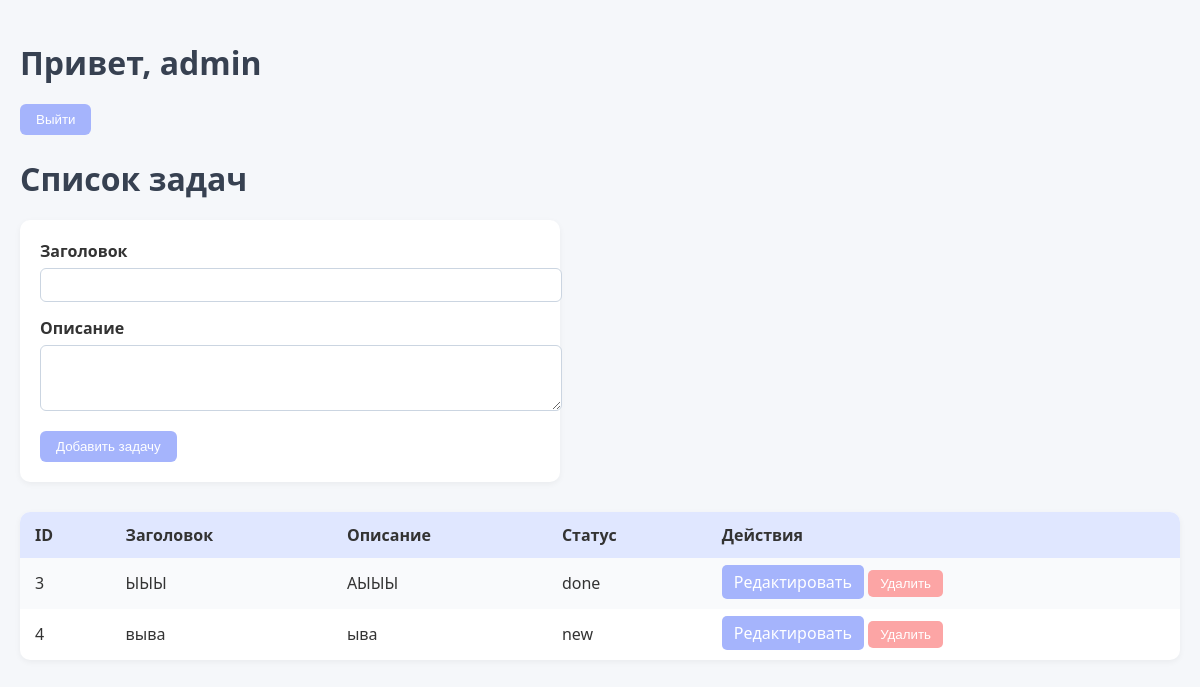
Page /task/ (signed in) on the earlier database version.
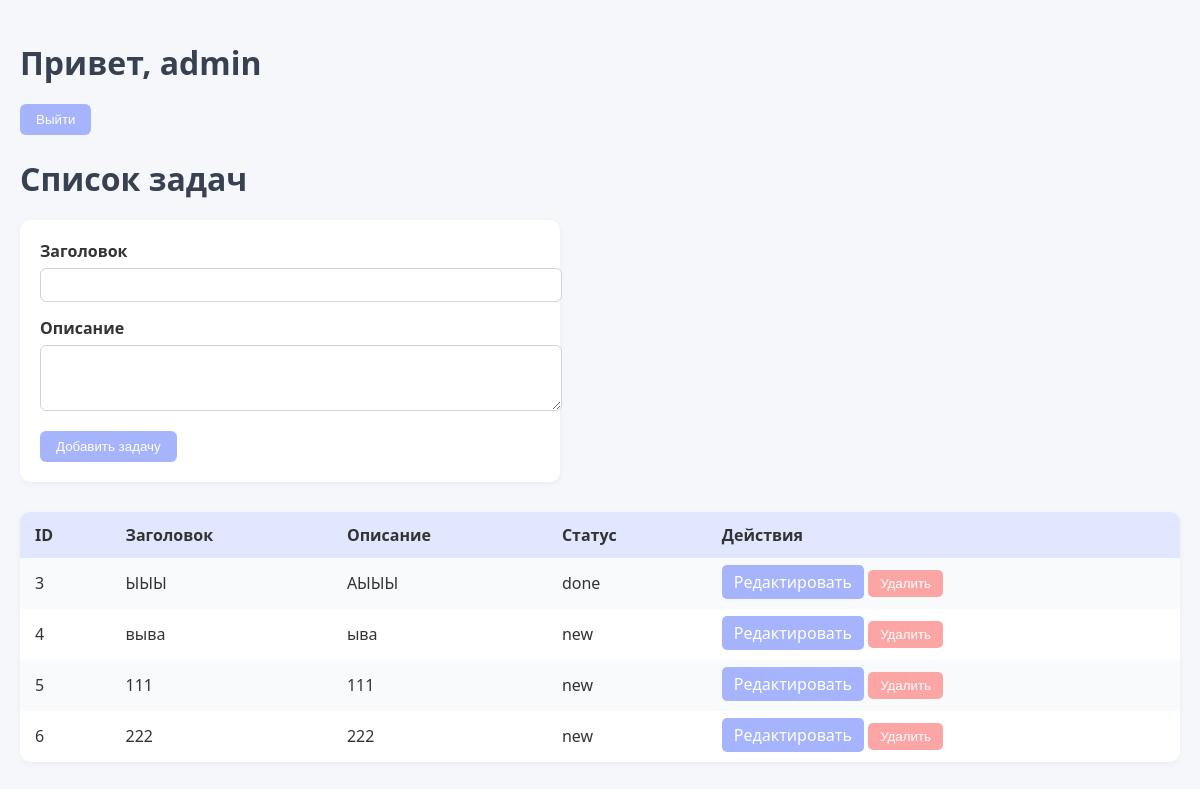
Same page on the later database version.
### task/models.py (models this page shows, shortened)
class Task(models.Model):
    class Status(models.TextChoices):
        NEW = "new", "NEW"
        DONE = "done", "DONE"
        ARCHIVED = "archived", "ARCHIVED"
    title = models.CharField(max_length=100)
    descr = models.TextField(blank=True)
    status = models.CharField(max_length=20, choices=Status.choices, default=Status.NEW)
    created_at = models.DateTimeField(auto_now_add=True)
    updated_at = models.DateTimeField(auto_now=True)
    user = models.ForeignKey(User, on_delete=models.CASCADE, related_name='tasks', null=True, blank=True)

### task/views.py (the view)
# urls.py: path('task/', get_tasks, name='task_list'),            # GET — список
@login_required(login_url="/login/")
def get_tasks(request):
    user = request.user
    if request.user.is_superuser:
        tasks = Task.objects.all()
    else:
        tasks = Task.objects.filter(user=request.user)
    return render(request,"task/index.html",{"tasks":tasks, "user":user})

### task/templates/task/index.html (shortened to what this page needs)
<!DOCTYPE html>
<html lang="ru">
<head>
</head>
<body>
<h1>Привет, {{user.username}}</h1>
<form method="post" action="{% url 'logout' %}">
    <button type="submit">Выйти</button>
</form>
<h1>Список задач</h1>
<form method="post" action="{% url 'task_add' %}" class="add-task">
    <label for="title">Заголовок</label>
    <input type="text" id="title" name="title" required>
    <label for="descr">Описание</label>
    <textarea id="descr" name="descr" rows="3"></textarea>
    <button type="submit">Добавить задачу</button>
</form>
<table>
    <tr>
        <th>ID</th>
        <th>Заголовок</th>
        <th>Описание</th>
        <th>Статус</th>
        <th>Действия</th>
    </tr>
    {% for task in tasks %}
    <tr>
        <td>{{ task.id }}</td>
        <td>{{ task.title }}</td>
        <td>{{ task.descr }}</td>
        <td>{{ task.status }}</td>
        <td>
            <a href="{% url 'task_edit' task.id %}" class="button">Редактировать</a>
            <form method="post" action="{% url 'task_delete' task.id %}" style="display:inline;">
                <button type="submit" class="delete-button" onclick="return confirm('Удалить задачу?');">Удалить</button>
            </form>
        </td>
    </tr>
    {% empty %}
    <tr>
        <td colspan="5">Нет задач</td>
    </tr>
    {% endfor %}
</table>
</body>
</html>

### task/templates/task/index.html (style rules this page uses)
body { font-family: 'Segoe UI', Tahoma, sans-serif; background-color: #f5f7fa; color: #333; margin: 0; padding: 20px; }
h1 { color: #374151; margin-bottom: 20px; }
form.add-task { background-color: #ffffff; padding: 20px; border-radius: 10px; box-shadow: 0 2px 6px rgba(0,0,0,0.05); max-width: 500px; margin-bottom: 30px; }
label { display: block; margin-bottom: 6px; font-weight: 600; }
input[type="text"], textarea, select { width: 100%; padding: 8px 10px; margin-bottom: 15px; border-radius: 6px; border: 1px solid #cbd5e1; font-size: 14px; }
button { background-color: #a5b4fc; color: #fff; padding: 8px 16px; border: none; border-radius: 6px; cursor: pointer; transition: 0.3s; }
table { width: 100%; border-collapse: collapse; background-color: #ffffff; border-radius: 10px; overflow: hidden; box-shadow: 0 2px 6px rgba(0,0,0,0.05); }
th, td { padding: 12px 15px; text-align: left; }
th { background-color: #e0e7ff; }
tr:nth-child(even) { background-color: #f9fafc; }
a.button { background-color: #a5b4fc; color: #fff; padding: 6px 12px; border-radius: 5px; text-decoration: none; transition: 0.3s; }
.delete-button { background-color: #fca5a5; color: #fff; padding: 6px 12px; border-radius: 5px; border: none; cursor: pointer; transition: 0.3s; }

Differences in the rows shown:
added Task: id "5", title "111", descr "111", status "new"
added Task: id "6", title "222", descr "222", status "new"
